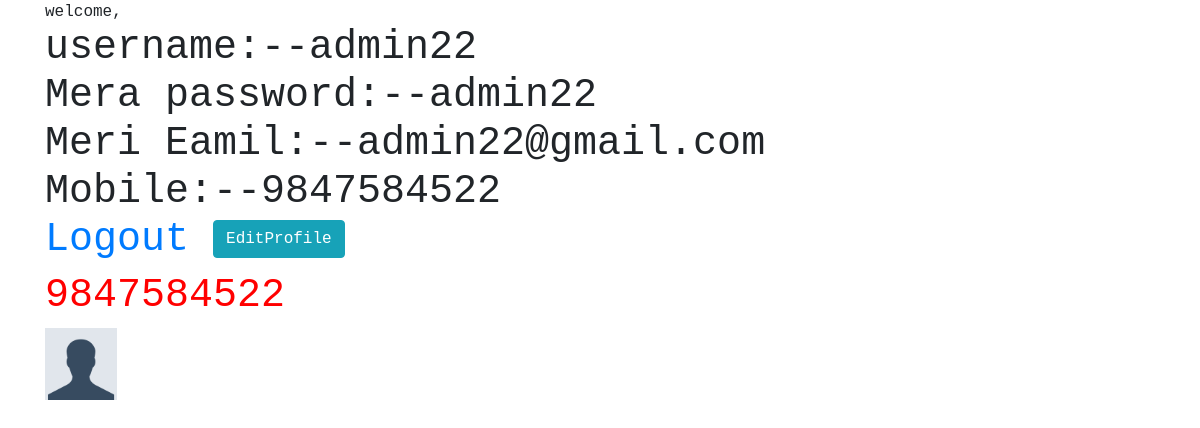
Page /accounts/profile/ (signed in) on the committed database.
### accounts/models.py (models this page shows, shortened)
class Signup(models.Model):
    username =models.CharField(max_length=100, unique=True)
    email = models.EmailField(unique=True)
    password =models.CharField(max_length=100)
    mobile = models.CharField(max_length=10)

class UserProfile(models.Model):
    user =models.OneToOneField(Signup, on_delete=models.CASCADE)
    full_name=models.CharField(max_length=100)
    dob= models.CharField(max_length=10)
    city=models.CharField(max_length=50)
    pic =models.ImageField(upload_to='profile', default='pr.png')
    status =models.CharField(max_length=200)

### accounts/views.py (the view)
# urls.py: path('profile/',profile, name='profile'),
def profile(request):
    if not request.session.get('email'):
        return redirect('login')
    b=request.session.get('email')
    u =Signup.objects.get(email=b)
    upro =UserProfile.objects.get(user=u)
    context ={
        'u':u,
        'upro':upro
    }
    return render(request,'profile.html',context)

### accounts/templates/profile.html (shortened to what this page needs)
<!DOCTYPE html>
<html lang="en">
<head>
     <link rel="stylesheet" href="https://maxcdn.bootstrapcdn.com/bootstrap/4.3.1/css/bootstrap.min.css">
</head>
<body>
<div class="container">
welcome,
<h1>
username:--{{u.username}}<br>
Mera password:--{{u.password}}<br>
Meri Eamil:--{{u.email}}<br>
Mobile:--{{u.mobile}}<br>
    <a href="{% url 'logout'%}">Logout</a>
    <a href="{% url 'editprofile'%}" class="btn btn-info">EditProfile</a>
    </h1>
    <h1 style="color:red"> {{upro.user.mobile}}</h1>
    <h2><img src="{{upro.pic.url}}"></h2>
    </div>
</body>
</html>

### accounts/templates/profile.html (style rules this page uses)
body { font-family: monospace; }
img { width:72px; height:72px; animation:wheel 1s linear infinite; }

### rows in the picture
Signup: username "admin22", password "admin22", email "admin22@gmail.com", mobile "9847584522"
UserProfile: user.mobile "9847584522", pic (picture)
